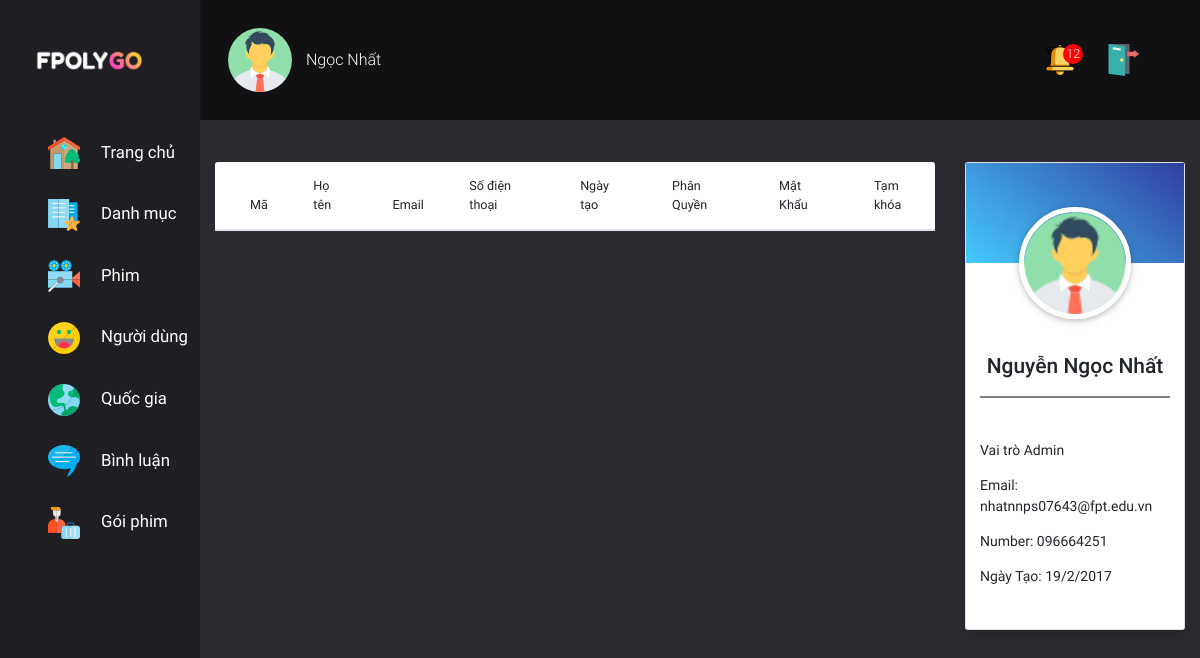
The page /REST/Page/index.php?page=customer on the database as committed earlier.
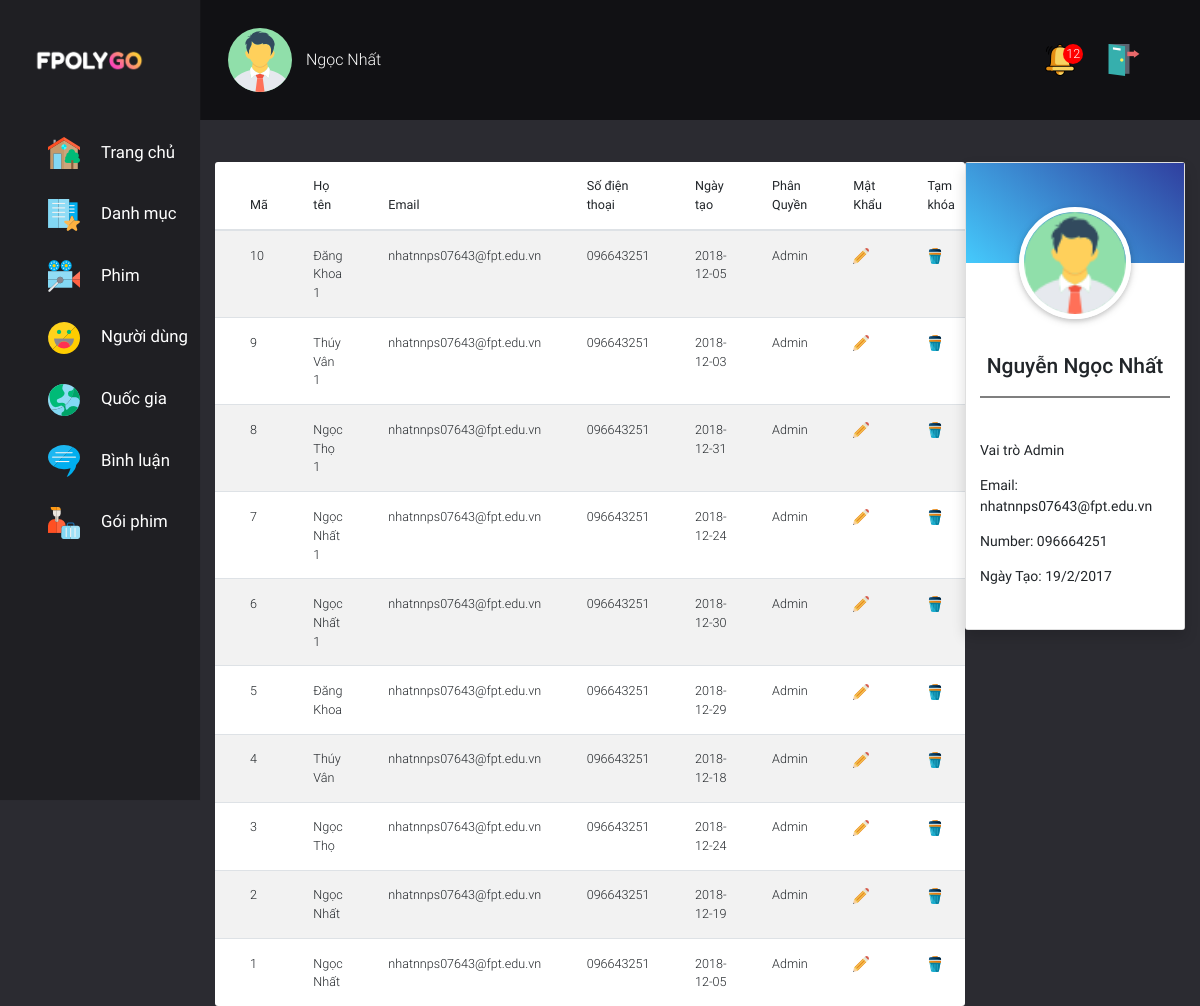
The same page on the database as committed later.
### tables this page shows
CREATE TABLE `customer` (
  `id` int(11) NOT NULL,
  `name` varchar(50) NOT NULL,
  `password` varchar(50) NOT NULL,
  `email` varchar(250) NOT NULL,
  `role` tinyint(4) DEFAULT NULL,
  `activated` tinyint(4) DEFAULT NULL,
  `avatar` varchar(250) NOT NULL,
  `date` date NOT NULL,
  `number` varchar(12) NOT NULL
);

### REST/DAO/pdo.php (called while the page is built, shortened)
<?php
function pdo_get_connection(){
    $dburl = "mysql:host=localhost;dbname=fpolygo;charset=utf8";
    $username = 'root';
    $password = '';
    $conn = new PDO($dburl, $username, $password);
    $conn->setAttribute(PDO::ATTR_ERRMODE, PDO::ERRMODE_EXCEPTION);
    return $conn;
}
function pdo_query($sql){
    $sql_args = array_slice(func_get_args(), 1);
    try{
        $conn = pdo_get_connection();
        $stmt = $conn->prepare($sql);
        $stmt->execute($sql_args);
        $rows = $stmt->fetchAll();
        return $rows;
    }
    catch(PDOException $e){
        throw $e;
    }
    finally{
        unset($conn);
    }
}
?>

### REST/DAO/customer.php (called while the page is built, shortened)
<?php
require_once 'pdo.php';
function customer_select_all(){
    $sql = "SELECT * FROM customer ORDER BY id DESC";
    return pdo_query($sql);
}
?>

### REST/Page/view/customer.php (the view, shortened to what this page needs)
<?php
    $user = customer_select_all();
 ?>
<section class="main-movie col-10">
    <?php require './view/template/admin.php'; ?>
  <div class="container-fluid">
    <div class="row  mb-5 mt-5 RootClass RootClass">
        <div class="col-md-9">
            <table class="table table-striped bg-white font-weight-bold mb-0 p-4 tableUser">
                <thead>
                <tr p-4>
                    <th scope="col">Mã</th>
                    <th scope="col">Họ tên</th>
                    <th scope="col">Email</th>
                    <th scope="col">Số điện thoại</th>
                    <th scope="col">Ngày tạo</th>
                    <th scope="col">Phân Quyền</th>
                    <th scope="col">Mật Khẩu </th>
                    <th scope="col">Tạm khóa</th>
                </tr>
                </thead>
                <tbody>
                    <?php
                        foreach ($user as $value) {
                            extract($value);
                            $strRole = $role == 1 ? 'Admin' : 'User';
                            echo
                            " <tr data-id='$id'>
                                <td>$id</td>
                                <td>$name</td>
                                <td>$email</td>
                                <td>$number</td>
                                <td>$date</td>
                                <td>$strRole</td>
                                <td><img class='icons' src='./public/img/edit.png' alt=''></td>
                                <td><img class='icons' src='./public/img/trash.png' alt=''></td>
                            </tr>";
                        }
                    ?>
                </tbody>
            </table>
        </div>
        <div class="col-md-3">
            <div class="card-custom shadow card">
                <div class="box-bottom bg-white">
                    <figure>
                        <div class="box-image">
                            <img class="z-depth-1 rounded-circle  card-image" src="./public/img/admin.png" alt="">
                        </div>
                        <figcaption class="p-3">
                            <h4 class=' card-name'><span>Nguyễn Ngọc Nhất</span></h4>
                            <p class=' card-role'>Vai trò <span>Admin</span></p>
                            <p class=' card-email'> Email: <span>nhatnnps07643@fpt.edu.vn</span></p>
                            <p class=' card-number'> Number: <span>096664251</span></p>
                            <p class=' card-date'> Ngày Tạo: <span> 19/2/2017</span></p>
                        </figcaption>
                    </figure>
                </div>
            </div>
        </div>
    </div>
  </div>
</section>

### REST/Page/view/template/header.php (shortened to what this page needs)
<!DOCTYPE html>
<html class="no-js" dir="ltr" lang="en" itemscope itemtype="http://schema.org/WebSite" prefix="og: http://ogp.me/ns#">
  <head>
    <link rel="stylesheet" href="public/css/thuvien.css">
    <link rel="stylesheet" href="public/css/main.css">
    <link rel="stylesheet" href="public/css/style.css">
  </head>
  <body class="home-page" id="top-page">
    <main>
      <div class="container-fluid layoutMain">
        <div class="row no-gutters">

### REST/Page/index.php (shortened to what this page needs)
<?php
    require '../DAO/pdo.php';
    require_once '../DAO/movie.php';
    require_once '../DAO/photos.php';
    require_once '../DAO/customer.php';
    require_once '../DAO/comment.php';
    require_once '../DAO/movie_series.php';
    require_once 'view/template/header.php';
    if(isset($_GET['page'])){
        if($_GET['page'] == "catalog"){
            require 'view/template/menu.php';
            require 'view/catalog.php';
        }elseif($_GET['page'] == "movie"){
            require 'view/template/menu.php';
            require 'view/movie.php';
        }elseif($_GET['page'] == "movie-series"){
            require 'view/template/menu.php';
            require 'view/movie-series.php';
        }elseif($_GET['page'] == "customer"){
            require 'view/template/menu.php';
            require 'view/customer.php';
        }elseif($_GET['page'] == "country"){
            require 'view/template/menu.php';
            require 'view/country.php';
        }elseif($_GET['page'] == "comment"){
            require 'view/template/menu.php';
            require 'view/comment.php';
        }else{
            require 'view/home.php';
        }
    }else{
        require 'view/home.php';
    }
        require_once 'view/template/footer.php';
?>

### REST/Page/view/template/menu.php
<div class="menu col-md-2">
    <nav class="navMenu">
        <ul>
            <li><a class="" href="index.php"><img src="./public/img/logo.png" id=logo alt=""></a></li>
            <li><a class="nav-item nav-link active" href="index.php"><img src="./public/img/home.png" alt="">Trang chủ<span class="sr-only">(current)</span></a></li>
            <li><a class="nav-item nav-link" href="index.php?page=catalog"><img src="./public/img/catalog.png" alt="">Danh mục</a></li>
            <li><a class="nav-item nav-link" href="index.php?page=movie"><img src="./public/img/movie.png" alt="">Phim</a></li>
            <li><a class="nav-item nav-link" href="index.php?page=customer"><img src="./public/img/customer.png" alt="">Người dùng</a></li>
            <li><a class="nav-item nav-link" href="index.php?page=country"><img src="./public/img/country.png" alt="">Quốc gia</a></li>
            <li><a class="nav-item nav-link" href="index.php?page=comment"><img src="./public/img/comment.png" alt="">Bình luận</a></li>
            <li><a class="nav-item nav-link" href="index.php?page=package"><img src="./public/img/package.png" alt="">Gói phim</a></li>
        </ul>
    </nav>
</div>
<div class="col-md-2 ">
</div>

### REST/Page/view/template/admin.php
<div class="container-fluid">
    <div class="row">
        <div class="col-md-12 navAdmin">
            <div class="nav d-flex align-items-center">
                <img class="mr-3" src="./public/img/admin.png" alt="">
                <p class="mr-auto mb-0">Ngọc Nhất</p>
                <a class="" href="#">
                    <div class="notification">
                        <img class="w-20" src="./public/img/bell.png" alt="">
                        <p>12</p>
                    </div>
                </a>
                <a class="" href="#"><img class="w-20" src="./public/img/logout.png" alt=""></a>
            </div>
        </div>
    </div>
</div>

### REST/Page/view/template/footer.php
    </div>
  </div>
</main>
  </body>
</html>

### REST/Page/public/css/style.css (style rules this page uses)
.layoutMain { padding: 0 }
table { border-radius: 3px }
body { position: relative; }
tr { cursor: pointer; }
table.table td,table.table th { padding-left: 2.5rem }
.main-movie { position: relative; height: 100vh; }
#logo { width: 100%; object-fit: contain; margin: 3rem 0rem }
.navMenu ul li { text-decoration: none; list-style-type: none; padding: .5rem 1rem; }
.navMenu ul li a { color: white; font-size: 1.2rem; line-height: 32px; }
.navMenu ul li a img { padding-right: 1.5rem; }
.menu { padding-left: 0 !important; height: 100vh; }
ul { padding: 0 }
.navAdmin { min-height: 100px; background: rgba(0, 0, 0, .6); padding: 2rem; position: relative; z-index: 2; color: #fff }
.navAdmin .nav p { font-size: 16px; font-weight: 300 }
.navAdmin .nav a img { width: 50%; }
.navAdmin .nav .notification { position: relative; }
.navAdmin .nav .notification p { position: absolute; top: 0; left: 30%; color: #fff; width: 20px; height: 20px; border-radius: 50%; background: red; display: flex; justify-content: center; align-items: center; font-size: .9rem }
.menu { position: fixed; top: 0; left: 0; }

Rows that differ between the two databases and show on the page:
added customer: id "10", name "Đăng Khoa 1", email "nhatnnps07643@fpt.edu.vn", number "096643251", date "2018-12-05", role "Admin"
added customer: id "9", name "Thúy Vân 1", email "nhatnnps07643@fpt.edu.vn", number "096643251", date "2018-12-03", role "Admin"
added customer: id "8", name "Ngọc Thọ 1", email "nhatnnps07643@fpt.edu.vn", number "096643251", date "2018-12-31", role "Admin"
added customer: id "7", name "Ngọc Nhất 1", email "nhatnnps07643@fpt.edu.vn", number "096643251", date "2018-12-24", role "Admin"
added customer: id "6", name "Ngọc Nhất 1", email "nhatnnps07643@fpt.edu.vn", number "096643251", date "2018-12-30", role "Admin"
added customer: id "5", name "Đăng Khoa", email "nhatnnps07643@fpt.edu.vn", number "096643251", date "2018-12-29", role "Admin"
added customer: id "4", name "Thúy Vân", email "nhatnnps07643@fpt.edu.vn", number "096643251", date "2018-12-18", role "Admin"
added customer: id "3", name "Ngọc Thọ", email "nhatnnps07643@fpt.edu.vn", number "096643251", date "2018-12-24", role "Admin"
added customer: id "2", name "Ngọc Nhất", email "nhatnnps07643@fpt.edu.vn", number "096643251", date "2018-12-19", role "Admin"
added customer: id "1", name "Ngọc Nhất", email "nhatnnps07643@fpt.edu.vn", number "096643251", date "2018-12-05", role "Admin"
